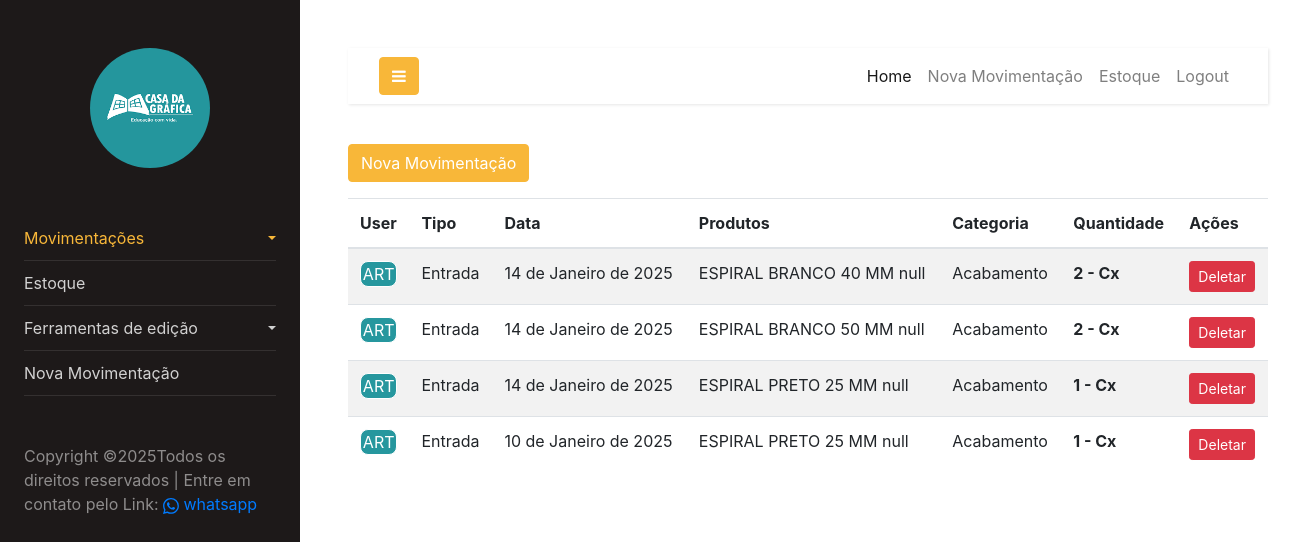
The app's page /movimentacoes/ (signed in) with its own data.
### movimentacoes/models.py (models this page shows)
class Movimentacoes(models.Model):
    TIPO_MOVIMENTACAO_CHOICES = [
        ('Entrada', 'Entrada'),
        ('Saída', 'Saída'),
    ]
    tipo_movimentacao = models.CharField(max_length=10, choices=TIPO_MOVIMENTACAO_CHOICES)
    qtde = models.IntegerField()
    data_chegada_saida = models.DateField()  # Certifique-se de que este campo está presente
    data = models.DateField(auto_now_add=True)
    id_empresa = models.ForeignKey(Empresa, on_delete=models.PROTECT)
    id_usuario = models.ForeignKey(User, on_delete=models.PROTECT)
    id_produto = models.ForeignKey(Produto, on_delete=models.PROTECT)

### produto/models.py (models this page shows, shortened)
class Produto(models.Model):
    nome = models.CharField(max_length=255)
    FORMATO = [
        ('640x880', '640x880'),
        ('660x960', '660x960')
    ]
    formato = models.CharField(max_length=255, choices=FORMATO, null=True, blank=True)  # Permite nulo
    estoquemin = models.IntegerField()
    status = models.IntegerField()
    id_categoria = models.ForeignKey(Categoria, on_delete=models.PROTECT)  # Alterado para PROTECT
    id_formato = models.ForeignKey(Formato, on_delete=models.PROTECT)  # Alterado para PROTECT
    unidades = models.IntegerField()
    data_cadastro = models.DateField(auto_now_add=True)

### categoria/models.py (models this page shows)
class Categoria(models.Model):
    categoria = models.CharField(max_length=255)
    img = models.ImageField(upload_to='images/', null=True, blank=True)  # Novo campo de imagem
    data_cadastro = models.DateField(auto_now_add=True)
    def __str__(self):
        return self.categoria

### formato/models.py (models this page shows)
class Formato(models.Model):
    formato = models.CharField(max_length=255)
    data_cadastro = models.DateField(auto_now_add=True)
    def __str__(self):
        return self.formato

### movimentacoes/views.py (the view, shortened to what this page needs)
# urls.py: path('movimentacoes/', MovimentacoesListView.as_view(), name='movimentacoes-list'),
class MovimentacoesListView(LoginRequiredMixin, ListView):
    model = Movimentacoes
    template_name = 'movimentacoes_list.html'
    context_object_name = 'movimentacoes'
    paginate_by = 10
    def get(self, request, *args, **kwargs):
        queryset = Movimentacoes.objects.order_by("-id")
        paginator = Paginator(queryset, 10)  # Definindo paginação com 10 itens por página
        page = request.GET.get('page')
        try:
            movimentacoes = paginator.get_page(page)
        except PageNotAnInteger:
            movimentacoes = paginator.get_page(1)
        except EmptyPage:
            movimentacoes = paginator.get_page(paginator.num_pages)
        context = {
            'movimentacoes': movimentacoes,
            'categorias': Categoria.objects.all()
        }
        return render(request, self.template_name, context)

### movimentacoes/templates/movimentacoes_list.html (shortened to what this page needs)
<!DOCTYPE html>
<html lang="pt-br">
  {% include 'components/header/header.html' %}
  <body>
    <a href="{% url 'movimentacoes-create' %}" class="btn btn-primary mb-3">Nova Movimentação</a>
    <div class="table-responsive">
      <table class="table table-striped">
        <thead>
          <tr>
            <th class="text-nowrap" scope="col">User</th>
            <th class="text-nowrap" scope="col">Tipo</th>
            <th class="text-nowrap" scope="col">Data</th>
            <th class="text-nowrap" scope="col">Produtos</th>
            <th class="text-nowrap" scope="col">Categoria</th>
            <th class="text-nowrap" scope="col">Quantidade</th>
            <th class="text-nowrap" scope="col">Ações</th>
          </tr>
        </thead>
        <tbody>
          {% for movimentacao in movimentacoes %}
            <tr>
              <td>
                <div class="user" style="border-style: solid; border-radius: 8px; text-align: center; border-width: 0.5px; color: white; background-color: #26979E;">
                  {{ movimentacao.id_usuario.first_name|slice:'3'|upper }}
                </div>
              </td>
              <td class="text-nowrap">{{ movimentacao.tipo_movimentacao }}</td>
              <td class="text-nowrap">{{ movimentacao.data_chegada_saida }}</td>
              <td class="text-nowrap">{{ movimentacao.id_produto.nome }} {{ movimentacao.id_produto.formato|default:'' }}</td>
              <td class="text-nowrap">{{ movimentacao.id_produto.id_categoria }}</td>
              <td class="text-nowrap">
                <strong>{{ movimentacao.qtde }} - {{ movimentacao.id_produto.id_formato }}</strong>
              </td>
              <td>
                <a href="{% url 'movimentacoes-delete' movimentacao.pk %}" class="btn btn-danger btn-sm">Deletar</a>
              </td>
            </tr>
          {% empty %}
            <tr>
              <td colspan="7" class="text-center">Nenhuma movimentação registrada.</td>
            </tr>
          {% endfor %}
        </tbody>
      </table>
    </div>
  </body>
  {% include 'components/footer/footer.html' %}
</html>

### records on screen
Movimentacoes: id_usuario.first_name "ART", tipo_movimentacao "Entrada", data_chegada_saida "14 de Janeiro de 2025", id_produto.nome "ESPIRAL BRANCO 40 MM", id_produto.formato "null", id_produto.id_categoria "Acabamento", qtde "2", id_produto.id_formato "Cx"
Movimentacoes: id_usuario.first_name "ART", tipo_movimentacao "Entrada", data_chegada_saida "14 de Janeiro de 2025", id_produto.nome "ESPIRAL BRANCO 50 MM", id_produto.formato "null", id_produto.id_categoria "Acabamento", qtde "2", id_produto.id_formato "Cx"
Movimentacoes: id_usuario.first_name "ART", tipo_movimentacao "Entrada", data_chegada_saida "14 de Janeiro de 2025", id_produto.nome "ESPIRAL PRETO 25 MM", id_produto.formato "null", id_produto.id_categoria "Acabamento", qtde "1", id_produto.id_formato "Cx"
Movimentacoes: id_usuario.first_name "ART", tipo_movimentacao "Entrada", data_chegada_saida "10 de Janeiro de 2025", id_produto.nome "ESPIRAL PRETO 25 MM", id_produto.formato "null", id_produto.id_categoria "Acabamento", qtde "1", id_produto.id_formato "Cx"
